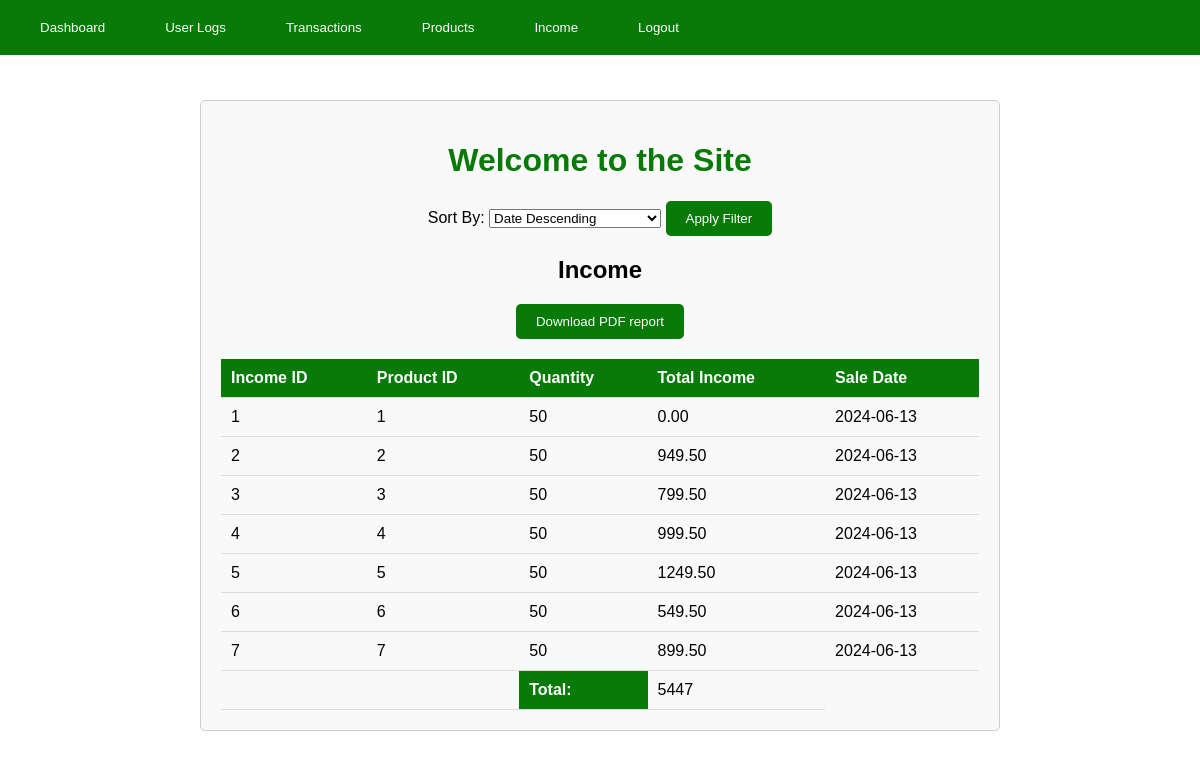
The app's page /income.php with its own data.
### tables this page shows
CREATE TABLE `income` (
  `income_id` int(11) NOT NULL,
  `product_id` int(11) DEFAULT NULL,
  `quantity` int(11) NOT NULL,
  `total_income` decimal(10,2) NOT NULL,
  `sale_date` date DEFAULT NULL
);

### income.php (the view, shortened to what this page needs)
<?php
require 'admin_conx.php';
$sortOption = isset($_GET['sort_option']) ? $_GET['sort_option'] : 'date_desc';
switch ($sortOption) {
    case 'date_desc':
        $orderBy = "sale_date DESC";
        break;
}
$sqlFetchIncome = "SELECT income_id, product_id, quantity, total_income, sale_date FROM income ORDER BY $orderBy";
$resultIncome = mysqli_query($conn, $sqlFetchIncome);
?>
<!DOCTYPE html>
<html lang="en">
<head>
</head>
<body>
<div class="header">
  <ul class="menu">
    <li><button onclick="window.location.href='dashboard.php'">Dashboard</button></li>
    <li><button onclick="window.location.href='adminPage.php'">User Logs</button></li>
    <li><button onclick="window.location.href='Transactions.php'">Transactions</button></li>
    <li><button onclick="window.location.href='productTable.php'">Products</button></li>
    <li><button onclick="window.location.href='income.php'">Income</button></li>
    <li><button onclick="window.location.href='logoutAdmin.php'">Logout</button></li>
  </ul>
</div>
<div class="container">
  <div class="content">
    <?php if(isset($_SESSION['cName'])): ?>
      <h1>Welcome to the Site, <?php echo $_SESSION['cName']; ?></h1>
    <?php else: ?>
      <h1>Welcome to the Site</h1>
    <?php endif; ?>
    <form method="post" action="<?php echo htmlspecialchars($_SERVER["PHP_SELF"]); ?>">
    <div>
        <label for="sort_option">Sort By:</label>
        <select id="sort_option" name="sort_option">
            <option value="date_desc" <?php echo ($sortOption == 'date_desc') ? 'selected' : ''; ?>>Date Descending</option>
        </select>
        <button type="submit">Apply Filter</button>
    </div>
</form>
    <h2>Income</h2>
    <button onclick="window.location.href='income_report.php'">Download PDF report</button>
    <table>
      <thead>
        <tr>
          <th>Income ID</th>
          <th>Product ID</th>
          <th>Quantity</th>
          <th>Total Income</th>
          <th>Sale Date</th>
        </tr>
      </thead>
      <tbody>
        <?php
        $totalIncome = 0;
        if (mysqli_num_rows($resultIncome) > 0) {
            while ($rowIncome = mysqli_fetch_assoc($resultIncome)) {
                $totalIncome += $rowIncome['total_income'];
                echo "<tr>";
                echo "<td>" . $rowIncome['income_id'] . "</td>";
                echo "<td>" . $rowIncome['product_id'] . "</td>";
                echo "<td>" . $rowIncome['quantity'] . "</td>";
                echo "<td>" . $rowIncome['total_income'] . "</td>";
                echo "<td>" . $rowIncome['sale_date'] . "</td>";
                echo "</tr>";
            }
        } else {
            echo "<tr><td colspan='5'>No income records found</td></tr>";
        }
        ?>
      </tbody>
      <tfoot>
          <tr>
              <td colspan="2"></td>
              <th>Total: </th>
              <td><?php echo $totalIncome; ?></td>
          </tr>
      </tfoot>
    </table>
  </div>
</div>
</body>
</html>

### income.php (style rules this page uses)
body { font-family: Arial, sans-serif; margin: 0; padding: 0; }
.header { background-color: #077a07; color: #fff; padding: 10px 20px; position: fixed; width: 100%; top: 0; z-index: 999; display: flex; justify-content: space-between; align-items: center; }
.menu { list-style-type: none; margin: 0; padding: 0; display: flex; align-items: center; }
.menu li { margin-right: 20px; }
.menu li:last-child { margin-right: 0; }
.container { max-width: 800px; margin: 100px auto; text-align: center; }
.content { padding: 20px; border: 1px solid #ccc; border-radius: 5px; background-color: #f9f9f9; margin-top: 50px; }
h1 { color: #077a07; }
table { width: 100%; border-collapse: collapse; margin-top: 20px; }
th, td { padding: 10px; border-bottom: 1px solid #ddd; text-align: left; }
th { background-color: #077a07; color: #fff; }
button { background-color: #077a07; color: #fff; border: none; padding: 10px 20px; border-radius: 5px; cursor: pointer; }

### records on screen
income: income_id "1", product "1", quantity "50", total_income "0.00", sale_date "2024-06-13"
income: income_id "2", product "2", quantity "50", total_income "949.50", sale_date "2024-06-13"
income: income_id "3", product "3", quantity "50", total_income "799.50", sale_date "2024-06-13"
income: income_id "4", product "4", quantity "50", total_income "999.50", sale_date "2024-06-13"
income: income_id "5", product "5", quantity "50", total_income "1249.50", sale_date "2024-06-13"
income: income_id "6", product "6", quantity "50", total_income "549.50", sale_date "2024-06-13"
income: income_id "7", product "7", quantity "50", total_income "899.50", sale_date "2024-06-13"

### other values on screen
$totalIncome "5447"
